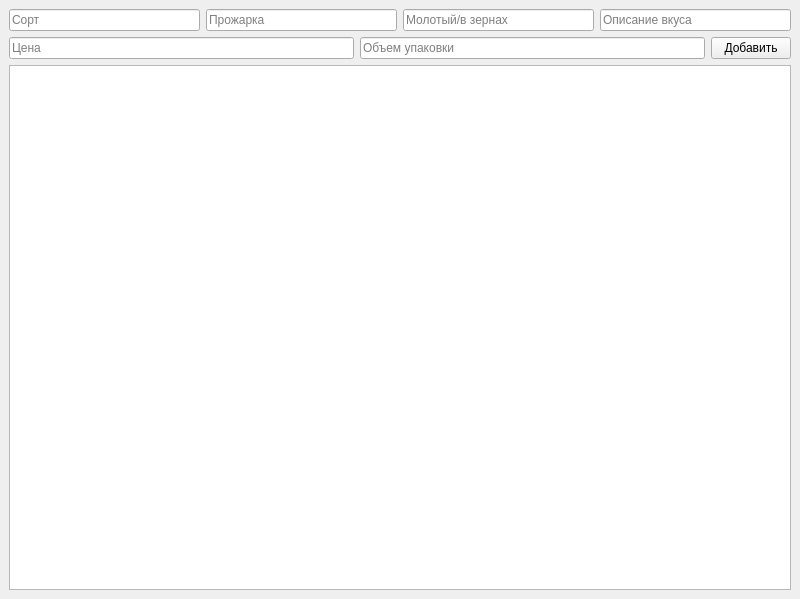
<?xml version="1.0" encoding="UTF-8"?>
<ui version="4.0">
 <class>MainWindow</class>
 <widget class="QMainWindow" name="MainWindow">
  <property name="geometry">
   <rect>
    <x>0</x>
    <y>0</y>
    <width>800</width>
    <height>599</height>
   </rect>
  </property>
  <property name="windowTitle">
   <string>MainWindow</string>
  </property>
  <widget class="QWidget" name="centralwidget">
   <layout class="QGridLayout" name="gridLayout">
    <item row="0" column="0" colspan="2">
     <layout class="QHBoxLayout" name="horizontalLayout">
      <item>
       <widget class="QLineEdit" name="type_name_line">
        <property name="placeholderText">
         <string>Сорт</string>
        </property>
       </widget>
      </item>
      <item>
       <widget class="QLineEdit" name="roast_degree_line">
        <property name="placeholderText">
         <string>Прожарка</string>
        </property>
       </widget>
      </item>
      <item>
       <widget class="QLineEdit" name="character_line">
        <property name="placeholderText">
         <string>Молотый/в зернах</string>
        </property>
       </widget>
      </item>
      <item>
       <widget class="QLineEdit" name="taste_line">
        <property name="text">
         <string/>
        </property>
        <property name="placeholderText">
         <string>Описание вкуса</string>
        </property>
       </widget>
      </item>
     </layout>
    </item>
    <item row="1" column="0">
     <layout class="QHBoxLayout" name="horizontalLayout_2">
      <item>
       <widget class="QLineEdit" name="price_line">
        <property name="placeholderText">
         <string>Цена</string>
        </property>
       </widget>
      </item>
      <item>
       <widget class="QLineEdit" name="val_line">
        <property name="placeholderText">
         <string>Объем упаковки</string>
        </property>
       </widget>
      </item>
     </layout>
    </item>
    <item row="1" column="1">
     <widget class="QPushButton" name="add_button">
      <property name="text">
       <string>Добавить</string>
      </property>
     </widget>
    </item>
    <item row="2" column="0" colspan="2">
     <widget class="QTableWidget" name="tableWidget"/>
    </item>
   </layout>
  </widget>
 </widget>
 <resources/>
 <connections/>
</ui>
